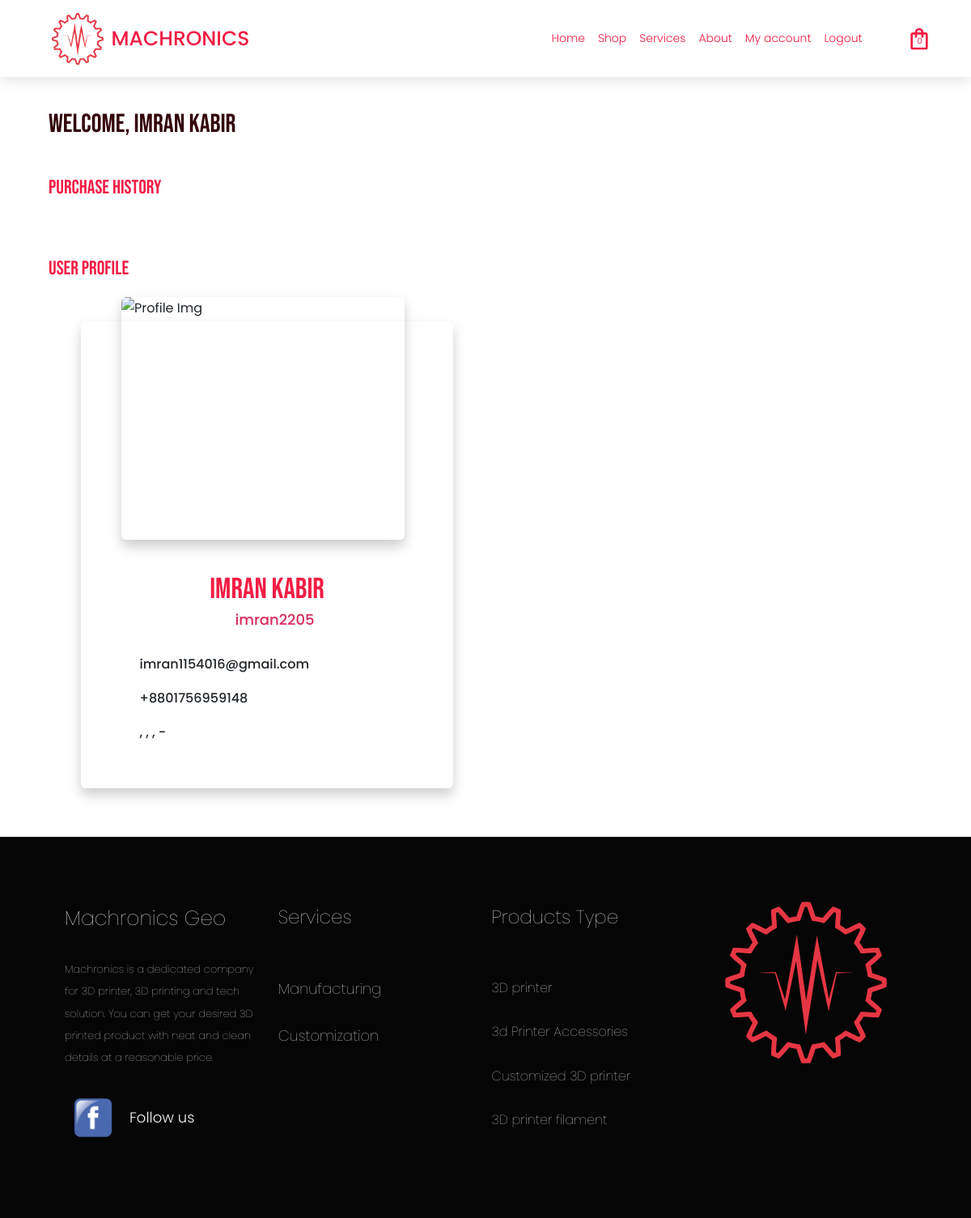
/dashboard/ (signed in), run on an earlier commit of the app's database.
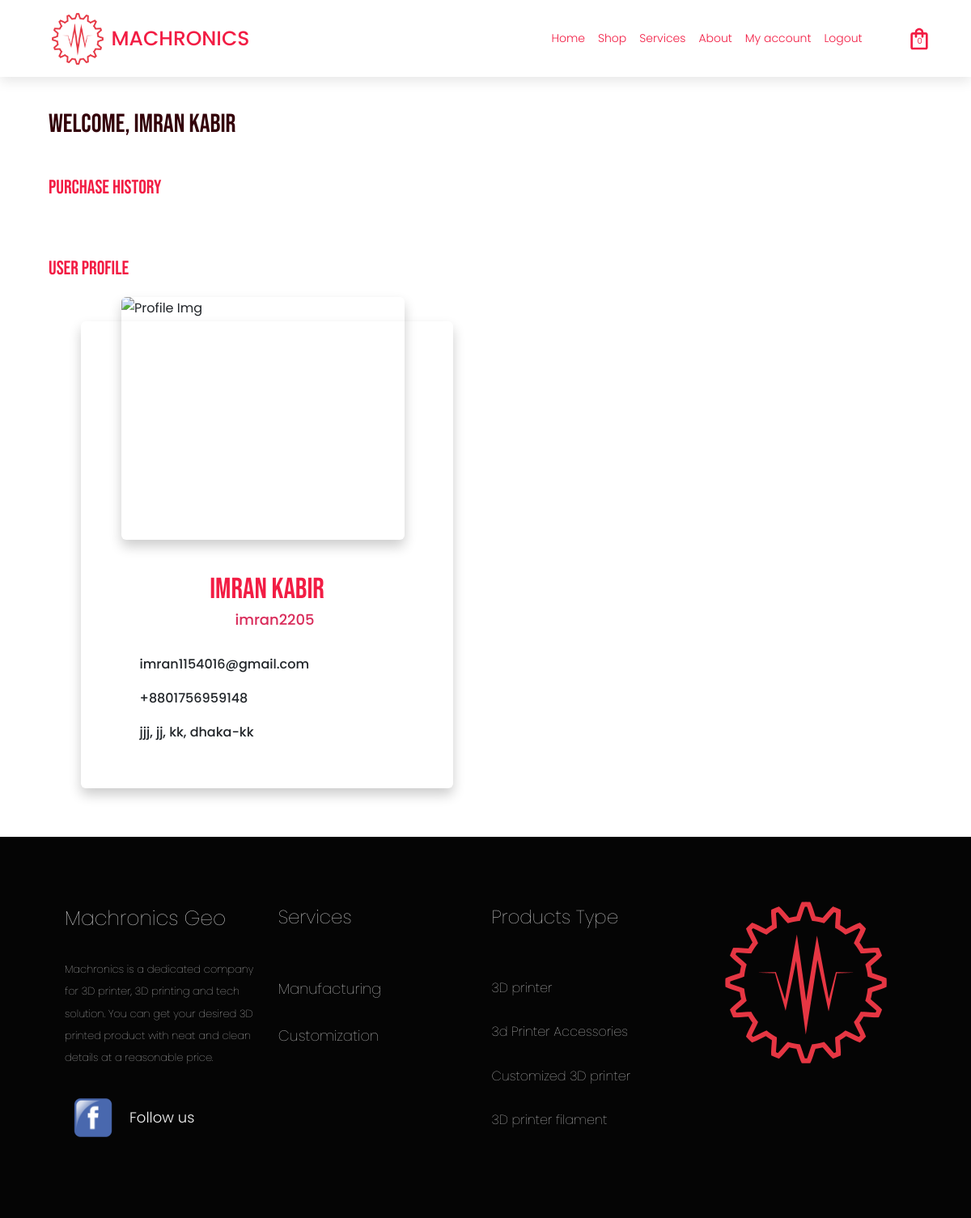
And on a later commit of the database.
### home/models.py (models this page shows, shortened)
class ProfileInfo(models.Model):
    user = models.OneToOneField(User, on_delete=models.CASCADE)
    user_id_no = models.CharField(max_length=100, unique=True, default=shortuuid.uuid)
    address = models.CharField(max_length=200)
    address2 = models.CharField(max_length=200)
    city = models.CharField(max_length=50)
    state = models.CharField(max_length=100, choices=DIV)
    zip = models.CharField(max_length=20)
    phone = PhoneNumberField()
    occupation = models.CharField(max_length=100, choices=ocp, default='N/A')
    profile_status = models.CharField(max_length=100, choices=stat2, default='not_verified')

### home/views.py (the view)
# urls.py: path('dashboard/', views.dashboard, name='dashboard'),
@login_required
def dashboard(request):
    orders = Orders.objects.filter(user = request.user)
    profiles = ProfileInfo.objects.filter(user = request.user)
    context = {
        'orders': orders,
        'profiles': profiles,
        'title': 'User Dashboard'
    }
    return render(request, 'home/dashboard.html', context)

### home/templates/home/dashboard.html (shortened to what this page needs)
{% extends "home/base.html" %}
{% load static %}
{% load widget_tweaks %}
{% load crispy_forms_tags %}
{% block content %}
    <div class="header" id="header">
        {% include "home/header.html" %}
    </div>
    <div class="c_container">
      <div class="top-text">
        <h1 class="welcome-text">
          <span class="welcome">Welcome, </span>
          <span class="uName">{{ user.first_name }} {{ user.last_name }}</span>
        </h1>
      </div>
      <div class="user-dahboard">
        <div class="user-orderd">
          <div class="bottom-text">
            <h2 class="order-text">Purchase History</h2>
          </div>
        </div>
        <div class="userProfileCard">
          <div class="bottom-text">
            <h2 class="order-text">User Profile</h2>
          </div>
          <div class="userProfile">
            <div class="img-container">
              <img src="{% static 'home/images/user-profile.png' %}" alt="Profile Img" />
            </div>
            <div class="userProfile__name">
              <h3 class="name">
                <span class="firstName">{{ user.first_name }}</span>
                <span class="LastName">{{ user.last_name }}</span>
              </h3>
            </div>
            <div class="userProfile__username">
              <h5 class="username">
                <i class="fas fa-at" style="margin-right: 5px"></i>{{ user.username }}
              </h5>
            </div>
            <div class="userProfile__email">
              <h5 class="email">
                <i class="fas fa-envelope icolor" style="margin-right: 10px"></i
                >{{ user.email }}
              </h5>
            </div>
            <div class="userProfile__phone">
              <h5 class="phone">
                <i
                  class="fas fa-phone-alt icolor"
                  style="margin-right: 10px"
                ></i
                >{% for profile in profiles %}{% if profile.user == user %}{{ profile.phone }}{% endif %}{% endfor %}
              </h5>
            </div>
            <div class="userProfile__adderss">
              <h5 class="address">
                <i
                  class="fas fa-map-marker-alt icolor"
                  style="margin-right: 10px"
                ></i
                >{% for profile in profiles %}{% if profile.user == user %}{{ profile.address }}, {{ profile.address2 }}, {{ profile.city }}, {{ profile.state }}-{{ profile.zip }}{% endif %}{% endfor %}
              </h5>
            </div>
          </div>
        </div>
      </div>
    </div>
    {% include "home/footer.html" %}
{% endblock content %}

What changed in the data, as far as the page shows it:
changed ProfileInfo: address (not shown) → "jjj"; address2 (not shown) → "jj"; city (not shown) → "kk"; state (not shown) → "dhaka"; zip (not shown) → "kk"
